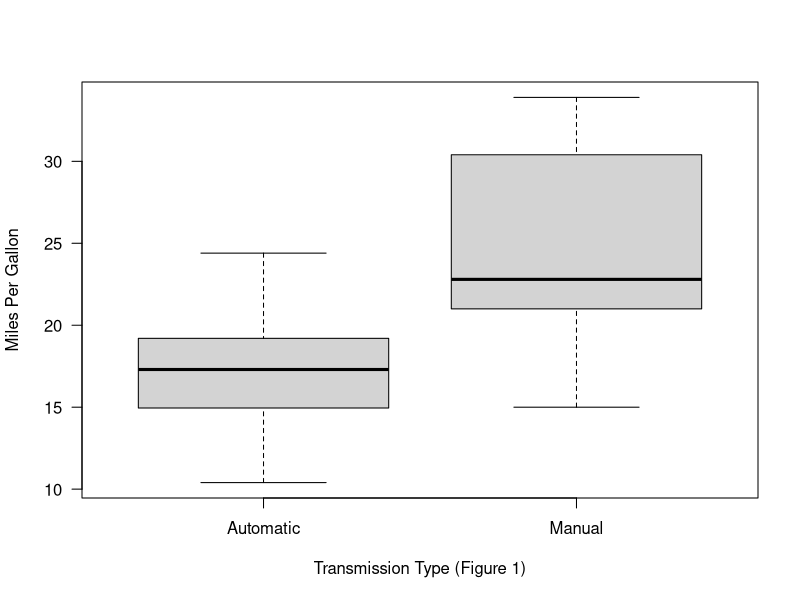

The R source for this figure:
## ---- chunk 1
mtcars
## ---- chunk 2
autoCars  <- subset(mtcars,am==0) 
manualCars<- subset(mtcars,am==1)
## ---- chunk 3
boxplot(autoCars$mpg,manualCars$mpg, las = 1, ylab ="Miles Per Gallon", xlab ="Transmission Type (Figure 1)", names=c("Automatic","Manual")) 
## ---- chunk 4
summary(autoCars$mpg)
summary(manualCars$mpg)
## ---- chunk 5
t.test(mtcars$mpg~mtcars$am,var.equal=T)
## ---- chunk 6
modelSimple <- lm(mpg~am, data = mtcars)
summary(modelSimple)
## ---- chunk 7
mtcarsMultivarRegresion <- lm(mpg ~ ., data = mtcars)
summary(mtcarsMultivarRegresion)
## ---- chunk 8
modelStep = step(lm(data = mtcars, mpg ~ .),trace=0,steps=99999)
summary(modelStep)
## ---- chunk 9
modelFinal <- lm(mpg~am + wt + qsec, data = mtcars)
summary(modelFinal)
